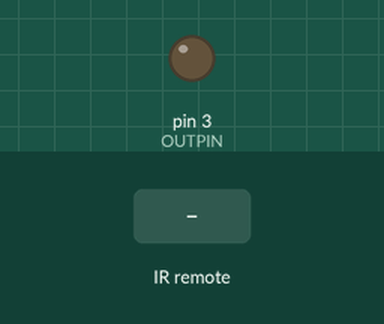
A sketch run on a simulated Arduino Uno, built with avr-gcc and run on an emulated ATmega328P. On the bench: output pins drawn as LEDs (lit = HIGH). The inputs (shaded band) are chosen by the test bench.

Above: at 1.2 s.
1.3 s: infrared code 0xFDB04F received
At 1.8 s:
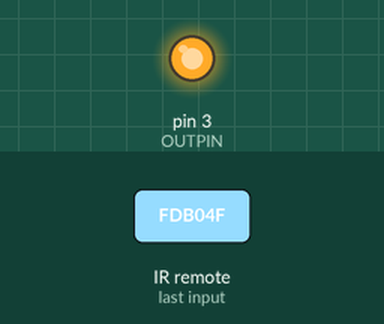
Timing chart, 0 to 4.3 s (numbered marks = the images above; inputs shaded):
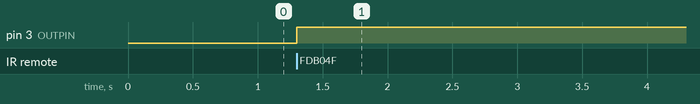

Measured:
- after the input at 1.3 s, pin 3 (OUTPIN): LOW → HIGH at once

The sketch:

Remote_LED.ino
```cpp
/**
 * 红外控制灯的亮灭
 */
#include<IRremote.h>
int RECV_PIN=11;
int OUTPIN=3;
int STATUS=0;
IRrecv irrecv(RECV_PIN);
decode_results results;
void setup() {
  pinMode(OUTPIN,OUTPUT);
  digitalWrite(OUTPIN,LOW);
  irrecv.enableIRIn();
  irrecv.blink13(true);
}

void loop() {
  if(irrecv.decode(&results)){
    if(results.value==0xFDB04F){  //这个是同洲遥控器的电源按键的编码
      STATUS=!STATUS;
    }
    /*else if(results.value==0xFFA857){
      STATUS=0;
    }*/
    irrecv.resume();
  }
  if(STATUS==1){
    digitalWrite(OUTPIN,HIGH);
  }
  else{
    digitalWrite(OUTPIN,LOW);
  }
}
```
